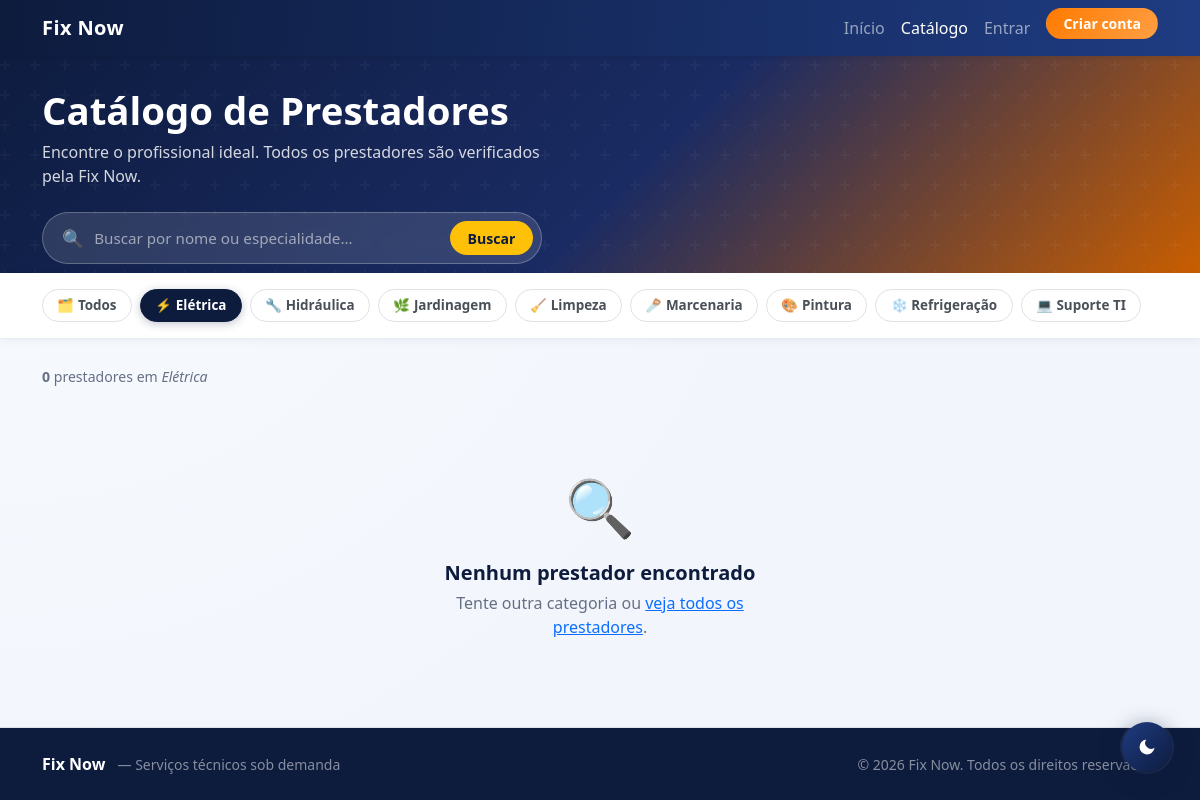
Page /view/catalogo.php?categoria=Elétrica on the committed database.
### tables this page shows
CREATE TABLE IF NOT EXISTS categoria (
  id        INT AUTO_INCREMENT PRIMARY KEY,
  nome      VARCHAR(100) NOT NULL UNIQUE,
  descricao VARCHAR(255) NULL,
  ativo     TINYINT(1)   NOT NULL DEFAULT 1,
  criado_em TIMESTAMP DEFAULT CURRENT_TIMESTAMP,
  admin_id  INT NULL,
  CONSTRAINT fk_categoria_admin FOREIGN KEY (admin_id) REFERENCES admin(id) ON DELETE SET NULL
);

### model/dao/Conexao.php (called while the page is built)
<?php
class Conexao
{
    private static ?PDO $instancia = null;
    public static function getConexao(): PDO
    {
        if (self::$instancia === null) {
            $host   = 'localhost';
            $port   = 3306;
            $dbname = 'tcc';
            $user   = 'root';
            $pass   = '';
            self::$instancia = new PDO(
                "mysql:host={$host};port={$port};dbname={$dbname};charset=utf8mb4",
                $user,
                $pass,
                [
                    PDO::ATTR_ERRMODE            => PDO::ERRMODE_EXCEPTION,
                    PDO::ATTR_DEFAULT_FETCH_MODE => PDO::FETCH_ASSOC,
                    PDO::ATTR_EMULATE_PREPARES   => false,
                ]
            );
        }
        return self::$instancia;
    }
}

### controller/CatalogoControl.php (called while the page is built, shortened)
<?php
require_once __DIR__ . '/../model/dao/CategoriaDAO.php';
require_once __DIR__ . '/../model/dao/Conexao.php';
class CatalogoControl
{
    private CategoriaDAO $categoriaDAO;
    public function __construct()
    {
        $this->categoriaDAO = new CategoriaDAO();
    }
    public function processar(): void
    {
        $this->filtroCategoria = trim($_GET['categoria'] ?? '');
        $this->categorias      = $this->categoriaDAO->listarAtivas();
    }
    private function carregarPrestadores(): void
    {
        $agrupado = [];
        $this->prestadores = array_values($agrupado);
    }
}

### model/dao/CategoriaDAO.php (called while the page is built, shortened)
<?php
require_once __DIR__ . '/Conexao.php';
class CategoriaDAO
{
    private PDO $pdo;
    public function __construct()
    {
        $this->pdo = Conexao::getConexao();
    }
    public function listarAtivas(): array
    {
        return $this->pdo->query("SELECT * FROM categoria WHERE ativo=1 ORDER BY nome ASC")->fetchAll();
    }
}

### view/catalogo.php (the view, shortened to what this page needs)
<?php
require_once __DIR__ . '/../controller/CatalogoControl.php';
$ctrl = new CatalogoControl();
$ctrl->processar();
$prestadores     = $ctrl->prestadores;
$categorias      = $ctrl->categorias;
$filtroCategoria = $ctrl->filtroCategoria;
$_urlInicio = '../index.php';
$catIcons = [
    'Suporte TI'  => '💻',
    'Elétrica'    => '⚡',
    'Hidráulica'  => '🔧',
    'Pintura'     => '🎨',
    'Marcenaria'  => '🪚',
    'Jardinagem'  => '🌿',
    'Limpeza'     => '🧹',
    'Refrigeração'=> '❄️',
];
?>
<!DOCTYPE html>
<html lang="pt-BR">
<head>
  <link href="https://cdn.jsdelivr.net/npm/bootstrap@5.3.3/dist/css/bootstrap.min.css" rel="stylesheet">
  <link href="../assets/css/style.css" rel="stylesheet">
</head>
<body>
<nav class="navbar navbar-expand-lg navbar-dark bg-primary fixed-top shadow-sm">
  <div class="container">
    <a class="navbar-brand fw-bold" href="<?= $_urlInicio ?>">Fix Now</a>
    <div class="collapse navbar-collapse" id="menu">
      <ul class="navbar-nav ms-auto">
        <li class="nav-item"><a class="nav-link" href="<?= $_urlInicio ?>">Início</a></li>
        <li class="nav-item"><a class="nav-link active" href="catalogo.php">Catálogo</a></li>
        <?php if (isset($_SESSION['cliente_id'])): ?>
          <li class="nav-item"><a class="nav-link" href="dashboardCliente.php">Dashboard</a></li>
        <?php else: ?>
          <li class="nav-item"><a class="nav-link" href="login.php">Entrar</a></li>
          <li class="nav-item ms-lg-2">
            <a class="btn btn-sm btn-warning fw-semibold px-3" href="cadastrarCliente.php">Criar conta</a>
          </li>
        <?php endif; ?>
      </ul>
    </div>
  </div>
</nav>
<section class="catalogo-hero">
  <div class="container" style="position:relative;z-index:1;">
    <h1>Catálogo de Prestadores</h1>
    <p class="mt-2 mb-4">Encontre o profissional ideal. Todos os prestadores são verificados pela Fix Now.</p>
    <div class="hero-search">
      <span style="font-size:1.1rem;opacity:.7;">🔍</span>
      <input type="text" id="buscaNome" placeholder="Buscar por nome ou especialidade…" autocomplete="off">
      <button type="button" onclick="document.getElementById('buscaNome').focus()">Buscar</button>
    </div>
  </div>
</section>
<div class="filtros-bar">
  <div class="container">
    <div class="d-flex flex-wrap align-items-center gap-2">
      <a href="catalogo.php" class="btn-cat <?= !$filtroCategoria ? 'ativo' : '' ?>">🗂 Todos</a>
      <?php foreach ($categorias as $cat):
        $ico = $catIcons[$cat['nome']] ?? '🔩';
      ?>
        <a href="catalogo.php?categoria=<?= urlencode($cat['nome']) ?>"
           class="btn-cat <?= $filtroCategoria === $cat['nome'] ? 'ativo' : '' ?>">
          <?= $ico ?> <?= htmlspecialchars($cat['nome']) ?>
        </a>
      <?php endforeach; ?>
    </div>
  </div>
</div>
<main class="container py-4">
  <div class="resultado-count" id="resultadoCount">
    <?php
      $total = count($prestadores);
      echo $filtroCategoria
        ? "<strong>{$total}</strong> prestador" . ($total !== 1 ? 'es' : '') . " em <em>" . htmlspecialchars($filtroCategoria) . "</em>"
        : "<strong>{$total}</strong> prestador" . ($total !== 1 ? 'es' : '') . " disponíve" . ($total !== 1 ? 'is' : 'l');
    ?>
  </div>
  <?php if (!$prestadores): ?>
    <div class="empty-state">
      <div class="icone-empty">🔍</div>
      <h5>Nenhum prestador encontrado</h5>
      <p>Tente outra categoria ou <a href="catalogo.php" class="text-primary">veja todos os prestadores</a>.</p>
    </div>
  <?php endif; ?>
</main>
<?php require_once __DIR__ . '/../includes/footer.php'; ?>
</body>
</html>

### assets/css/style.css (style rules this page uses)
:root { --fix-blue: #0d1b3d; --fix-blue-soft: #1f3c82; --fix-orange: #ff7a00; --fix-orange-soft: #ff9f43; --fix-bg: #f2f5fb; --fix-card: #ffffff; --fix-text: #1f2937; --fix-muted: #677489; --fix-shadow: 0 14px 32px rgba(15, 37, 84, 0.1); --fix-radius: 1rem; }
html, body { height: 100%; }
body { min-height: 100vh; display: flex; flex-direction: column; background: radial-gradient(circle at top left, #f8fbff, var(--fix-bg) 60%); color: var(--fix-text); }
main { flex: 1 0 auto; }
.bg-primary, .table-primary { background-color: var(--fix-blue) !important; }
.btn-warning { background: linear-gradient(130deg, var(--fix-orange), var(--fix-orange-soft)); border-color: transparent; color: #fff; }
.btn, .form-control, .form-select, .card { border-radius: var(--fix-radius); transition: all 0.22s ease; }
.navbar { background: linear-gradient(95deg, var(--fix-blue), var(--fix-blue-soft)) !important; }
.navbar-brand { letter-spacing: 0.4px; }
.navbar .container { gap: 0.6rem; }

### view/catalogo.php (style rules this page uses)
.catalogo-hero { background: linear-gradient(135deg, #0d1b3d 0%, #1a2b63 55%, #c95e00 100%); padding: 5.5rem 0 3rem; color: #fff; position: relative; overflow: hidden; }
.catalogo-hero::before { content: ''; position: absolute; inset: 0; }
.catalogo-hero h1 { font-size: clamp(1.6rem, 4vw, 2.4rem); font-weight: 800; line-height: 1.15; }
.catalogo-hero p { color: rgba(255,255,255,.82); max-width: 520px; }
.hero-search { background: rgba(255,255,255,.12); border: 1.5px solid rgba(255,255,255,.25); border-radius: 50px; padding: .5rem .5rem .5rem 1.2rem; display: flex; align-items: center; gap: .5rem; max-width: 500px; width: 100%; backdrop-filter: blur(8px); }
.hero-search input { background: transparent; border: none; outline: none; color: #fff; font-size: .95rem; flex: 1; }
.hero-search input::placeholder { color: rgba(255,255,255,.55); }
.hero-search button { background: #ffc107; border: none; border-radius: 50px; padding: .4rem 1.1rem; font-weight: 700; font-size: .88rem; color: #0d1b3d; white-space: nowrap; cursor: pointer; }
.filtros-bar { background: #fff; border-bottom: 1px solid #e8ecf3; padding: 1rem 0; position: sticky; top: 56px; z-index: 100; box-shadow: 0 2px 8px rgba(0,0,0,.05); }
.btn-cat { border-radius: 50px; padding: .32rem .9rem; font-size: .84rem; font-weight: 600; border: 1.5px solid #dee2e6; background: #fff; color: #495057; text-decoration: none; transition: all .18s; display: inline-flex; align-items: center; gap: .3rem; white-space: nowrap; }
.btn-cat:hover, .btn-cat.ativo { background: #0d1b3d; border-color: #0d1b3d; color: #fff; }
.btn-cat.ativo { box-shadow: 0 2px 8px rgba(13,27,61,.25); }
.empty-state { text-align: center; padding: 4rem 1rem; }
.empty-state .icone-empty { font-size: 3.5rem; margin-bottom: .8rem; }
.empty-state h5 { font-weight: 700; color: #0d1b3d; margin-bottom: .4rem; }
.empty-state p { color: #667085; max-width: 340px; margin: 0 auto; }
.resultado-count { font-size: .88rem; color: #667085; padding: .2rem 0 .8rem; }

### rows in the picture
categoria: nome "⚡", nome "Elétrica"
categoria: nome "🔧", nome "Hidráulica"
categoria: nome "🌿", nome "Jardinagem"
categoria: nome "🧹", nome "Limpeza"
categoria: nome "🪚", nome "Marcenaria"
categoria: nome "🎨", nome "Pintura"
categoria: nome "❄️", nome "Refrigeração"
categoria: nome "💻", nome "Suporte TI"

### other values in the picture
$total "0"
$filtroCategoria "Elétrica"
